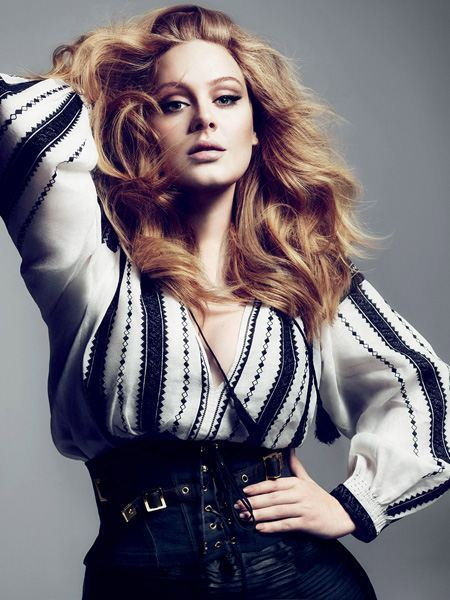
#> input picture images/adele.jpg, 450 x 600 px
$ python eye_detection.py
#> lines starting #> are read from the running program, lines starting #| are printed output that depends on the picture; after the words box and inside, x2 and y2 are one past the last pixel; in counts of white or black regions, pixels touching at a corner belong together
import cv2 as cv

img = cv.imread('images/adele.jpg')
#> img is the input picture: shape (600, 450, 3); mean B, G, R 117.5, 109.8, 116.8
gray_img = cv.cvtColor(img, cv.COLOR_BGR2GRAY)
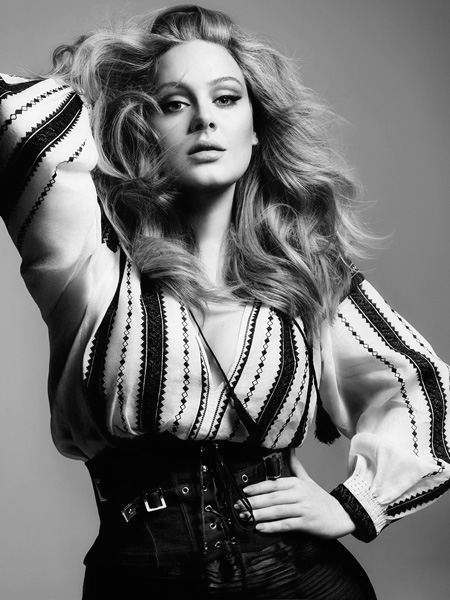
#> gray_img: shape (600, 450); min 0, max 255, mean 112.7
faces = cv.CascadeClassifier('xml/haarcascade_face.xml')
eyes = cv.CascadeClassifier('xml/haarcascade_eye.xml')
result = faces.detectMultiScale(gray_img, scaleFactor=1.5, minNeighbors=3)
#> result = [[145, 54, 122, 122]]
for (x, y, w, h) in result:
    cv.rectangle(img, (x, y), (x + w, y + h), (0, 0, 187), thickness=8)
    cv.imshow('gray', img)
    cv.waitKey(2000)
    roi = img[y:y + h, x:x + w]
    roi_gray = gray_img[y:y + h, x:x + w]
    eye_result = eyes.detectMultiScale(roi_gray, scaleFactor=1.2)
    for (x_eye, y_eye, w_eye, h_eye) in eye_result:
        cv.rectangle(roi, (x_eye, y_eye), (x_eye + w_eye, y_eye + h_eye), (0, 0, 187), thickness=4)
        cv.imshow('gray', img)
        cv.waitKey(0)
#> this loop made 1 pass
#> (x, y, w, h, eye_result) on pass 1: (145, 54, 122, 122, [[64, 32, 28, 28], [16, 37, 29, 29]])
#> pass 1, `cv.imshow('gray', img)`:
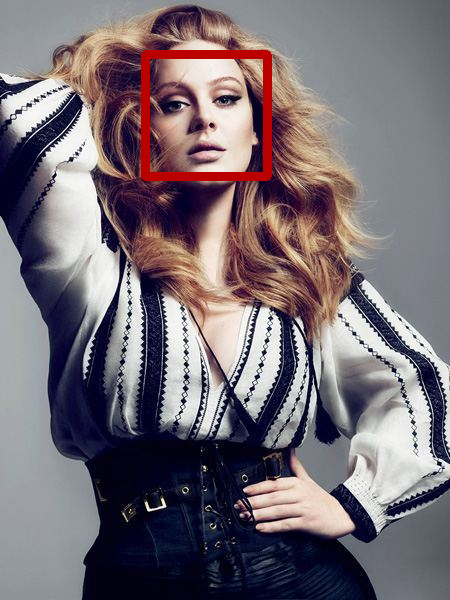
#> window 'gray': shape (600, 450, 3); mean B, G, R 115.9, 108.2, 117.9
#> pass 1, `roi = img[y:y + h, x:x + w]`:
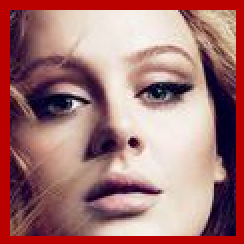
#> roi: shape (122, 122, 3) (shown 2 times larger); mean B, G, R 115.9, 116.5, 166.7
#> pass 1, `roi_gray = gray_img[y:y + h, x:x + w]`:
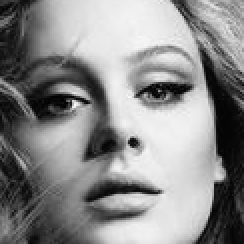
#> roi_gray: shape (122, 122) (shown 2 times larger); min 1, max 253, mean 138.7
#> pass 1, `cv.imshow('gray', img)`:
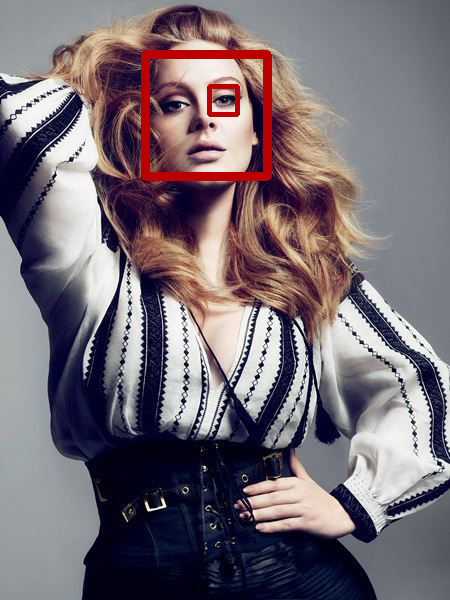
#> window 'gray': shape (600, 450, 3); mean B, G, R 115.5, 107.8, 117.8
#> after the loop:
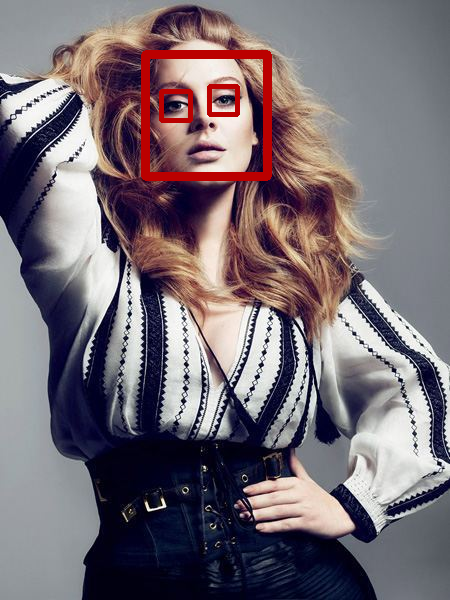
#> img: shape (600, 450, 3); 2.03% of pixels changed, all inside (x1, y1, x2, y2) = (141, 50, 272, 181)
#> after the loop:
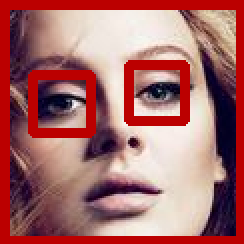
#> roi: shape (122, 122, 3) (shown 2 times larger); 7.5% of pixels changed, all inside (x1, y1, x2, y2) = (14, 30, 95, 69)
cv.destroyAllWindows()

$ run again, with images/jennifer-lopez.png saved as images/adele.jpg
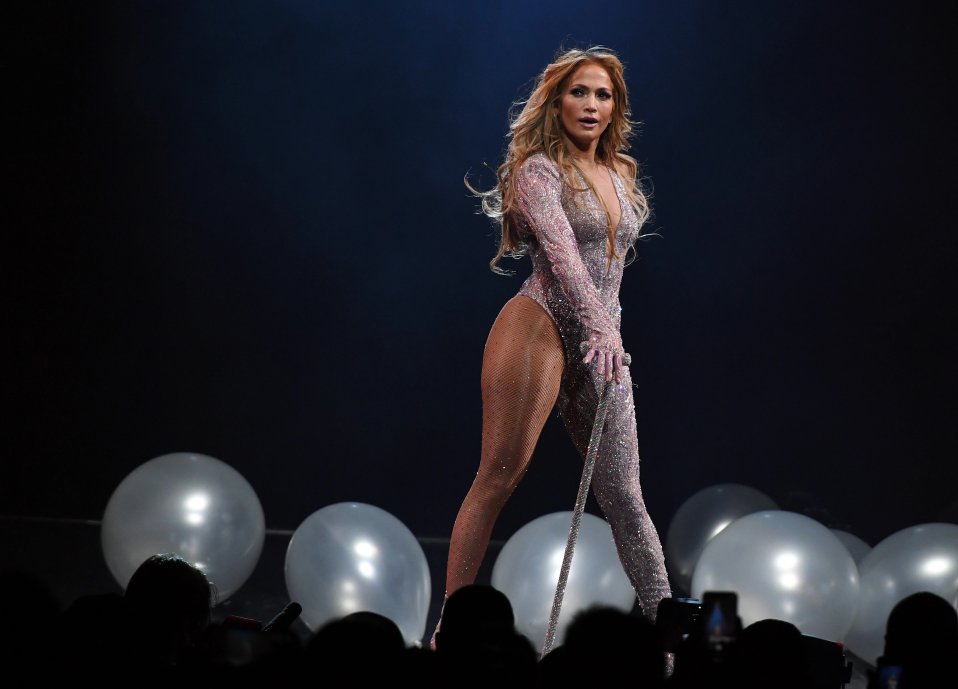
#> input picture images/jennifer-lopez.png, 3832 x 2756 px (shown at 1/4 size)
#> img is the input picture: shape (2756, 3832, 3); mean B, G, R 37.8, 31, 30.8
#> result = [[2226, 272, 273, 273]]
#> the loop `for (x, y, w, h) in result:` made 1 pass
#> (x, y, w, h, eye_result) on pass 1: (2226, 272, 273, 273, [[53, 67, 65, 65], [106, 153, 36, 36], [146, 77, 66, 66]])
#> pass 1, `roi_gray = gray_img[y:y + h, x:x + w]`:
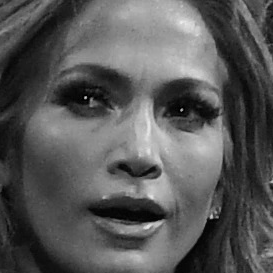
#> roi_gray: shape (273, 273); min 0, max 237, mean 87.6
#> after the loop `for (x, y, w, h) in result:`:
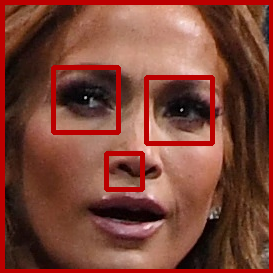
#> roi: shape (273, 273, 3); mean B, G, R 54.6, 68, 124.8
